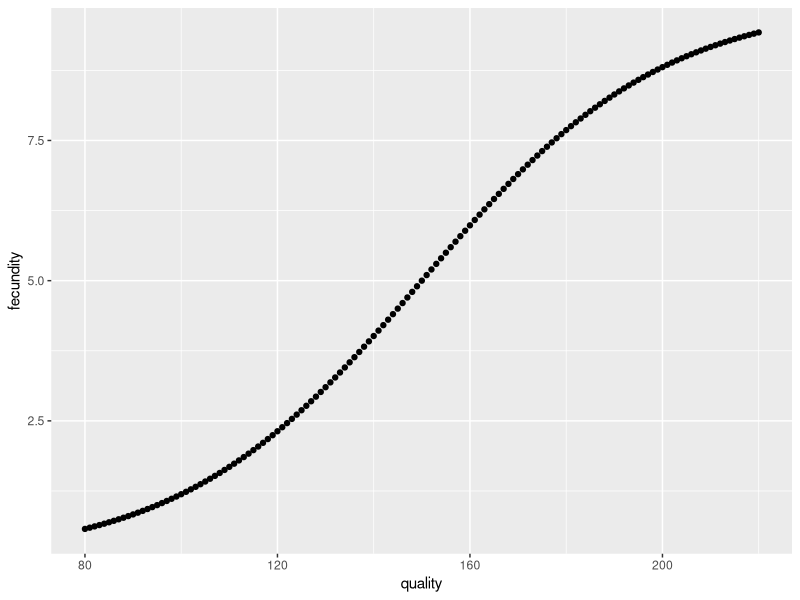
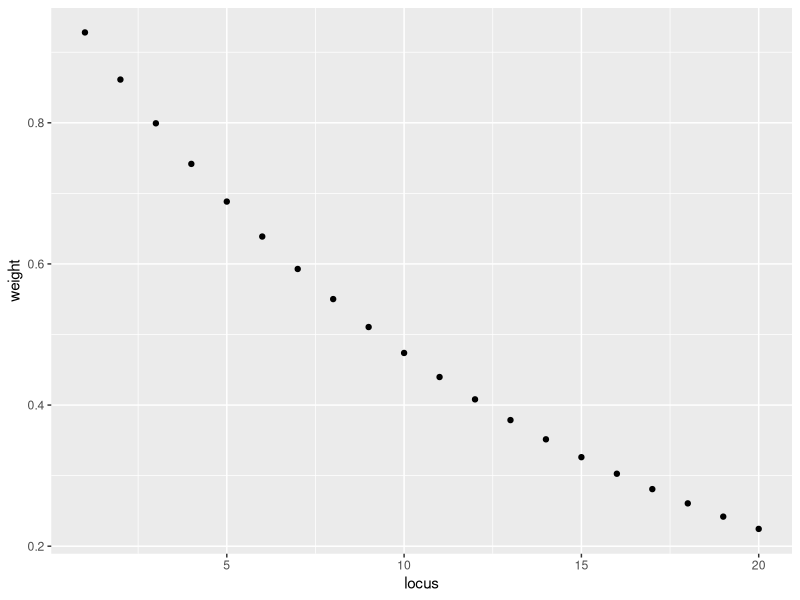
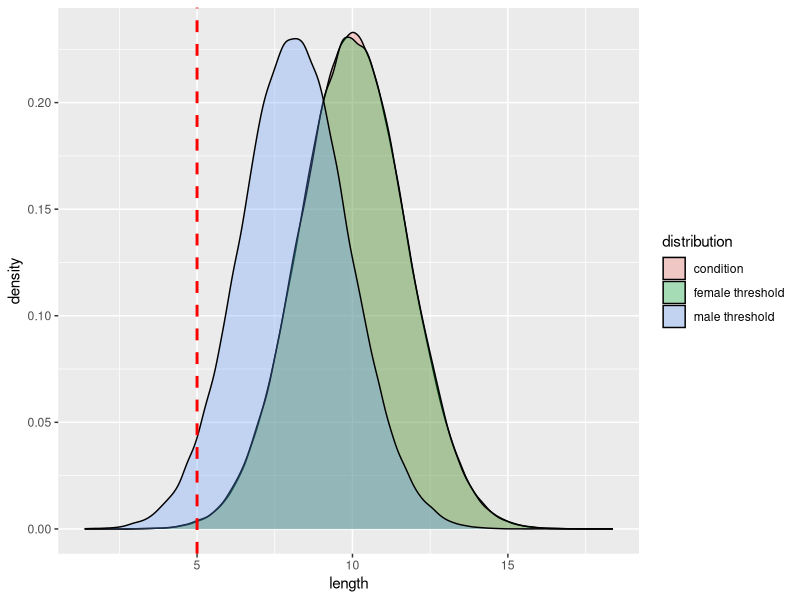

Write R code to recreate these figures, in order.
## ---- chunk 1
library(ggplot2)

# sigmoid/ logistic function 
sig <- function (x,x0,L,k) {
  
  fish <- L/(1+exp(-k*(x-x0)))
}
# pick values for x that map what the quality variable will be in the females 
x <- c(80:220)
y <- sig(x=x,x0=150,L=10,k=0.04)
fec_data <- data.frame (cbind(x,y))
# plot 
ggplot(fec_data,aes(x=x,y=y)) + geom_point() + labs(x="quality",y="fecundity")
## ---- chunk 2
res <- optimize(function(lambda) (sum(exp(-lambda * (1:20))) - 10)^2, 0:1, tol = .Machine$double.eps)
res$minimum
## ---- chunk 3
lambda <- res$minimum
x <- 1:20
y<-exp(-lambda*x);y
## ---- chunk 4
library(ggplot2)
data <- data.frame(cbind(x,y))
ggplot(data,aes(x=x,y=y)) +  geom_point() + labs(x="locus",y="weight")
## ---- chunk 5
sum(y)
## ---- chunk 6
p <- 0.5
n <- 20
# No weights
2 * n * p # Mean
# [1] 20
2 * n * p * (1 - p) # Variance
# [1] 10
## ---- chunk 7
# Weights
2 * sum(y) * p # Mean
2 * p * (1 - p) * sum(y^2) # Variance
sqrt(2 * p * (1 - p) * sum(y^2)) # SD

## ---- chunk 8
y<-exp(-lambda*x)
y[1] <-  y[1]  * - 1
y
2 * sum(y) * p # Mean
2 * p * (1 - p) * sum(y^2) # Variance, note variance is the same because the value is squared
sqrt(2 * p * (1 - p) * sum(y^2)) # SD
## ---- chunk 9
y<-exp(-lambda*x)
y[1] <-  y[1]  * - 1
y[20] <- y[20] * -1
y
2 * sum(y) * p # Mean
2 * p * (1 - p) * sum(y^2) # Variance, note variance is the same because the value is squared
sqrt(2 * p * (1 - p) * sum(y^2)) # SD
## ---- chunk 10
library(ggplot2)
males <- data.frame(length = rnorm(100000, 8.143932, 1.7167))
females <- data.frame(length = rnorm(100000, 10, 1.7167))
condition <- data.frame(length=rnorm(1000000,10,1.7167))
males$distribution <- 'male threshold'
females$distribution <- 'female threshold'
condition$distribution <- 'condition'
Lengths <- rbind(males, females, condition)
ggplot(Lengths, aes(length, fill = distribution)) + geom_density(alpha = 0.3) + geom_vline(xintercept = 5, linetype="dashed", 
                color = "red", size=1) # the red line represents the mean of the condition trait 
